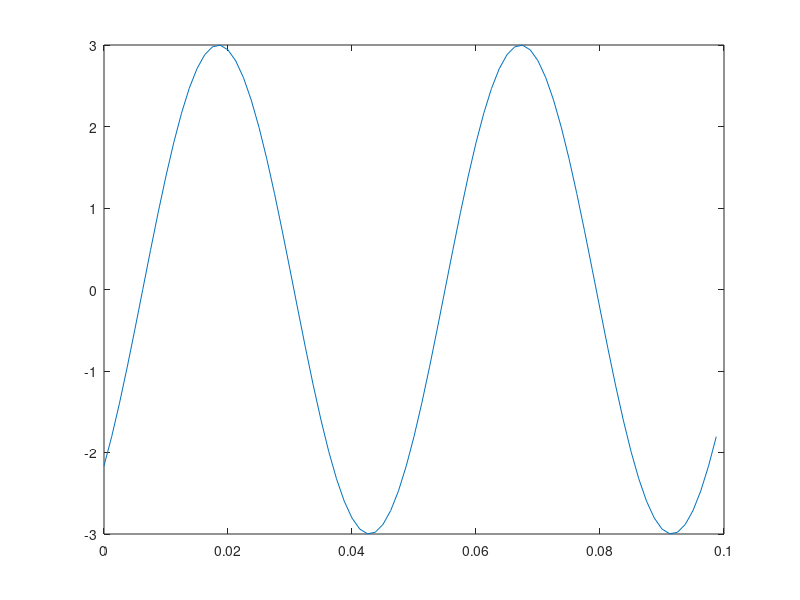

Write MATLAB code to recreate this figure.
A = 3; #m
Tm = 0.00125; #s
fs = 20.51; #hz
phi = -2*pi*fs*0.00125*5; #phi = -2pi*fs*t1, t1 = 5*Tm #rad

t=0:Tm:0.1-Tm;

x = 2*pi*fs*t+phi;
y = A*sin(x);
plot(t,y);
